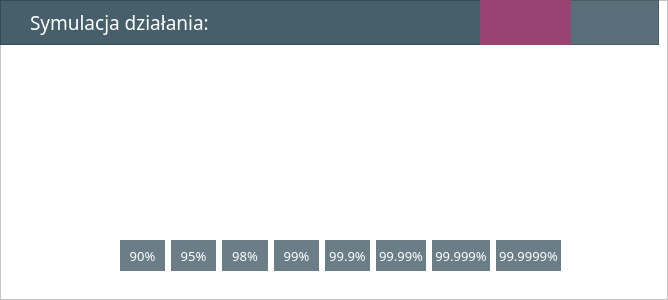
         <widget class="QFrame" name="frame_6">
          <property name="sizePolicy">
           <sizepolicy hsizetype="Fixed" vsizetype="Fixed">
            <horstretch>0</horstretch>
            <verstretch>0</verstretch>
           </sizepolicy>
          </property>
          <property name="minimumSize">
           <size>
            <width>659</width>
            <height>300</height>
           </size>
          </property>
          <property name="styleSheet">
           <string notr="true">background-color: rgb(255,255,255);</string>
          </property>
          <property name="frameShape">
           <enum>QFrame::StyledPanel</enum>
          </property>
          <property name="frameShadow">
           <enum>QFrame::Raised</enum>
          </property>
          <widget class="QFrame" name="frame_9">
           <property name="geometry">
            <rect>
             <x>0</x>
             <y>0</y>
             <width>659</width>
             <height>45</height>
            </rect>
           </property>
           <property name="styleSheet">
            <string notr="true">background-color: rgb(71,95,107);</string>
           </property>
           <property name="frameShape">
            <enum>QFrame::StyledPanel</enum>
           </property>
           <property name="frameShadow">
            <enum>QFrame::Raised</enum>
           </property>
           <widget class="QLabel" name="label_21">
            <property name="geometry">
             <rect>
              <x>30</x>
              <y>2</y>
              <width>201</width>
              <height>41</height>
             </rect>
            </property>
            <property name="font">
             <font>
              <family>Athiti</family>
              <pointsize>14</pointsize>
             </font>
            </property>
            <property name="styleSheet">
             <string notr="true">color: rgb(255,255,255);</string>
            </property>
            <property name="text">
             <string>Symulacja działania:</string>
            </property>
           </widget>
           <widget class="QPushButton" name="startDrawing">
            <property name="geometry">
             <rect>
              <x>571</x>
              <y>0</y>
              <width>91</width>
              <height>45</height>
             </rect>
            </property>
            <property name="styleSheet">
             <string notr="true">background-color: rgba(255,255,255,0.1);
border: none;</string>
            </property>
            <property name="text">
             <string/>
            </property>
            <property name="icon">
             <iconset resource="icons.qrc">
              <normaloff>:/menuItems/play-button.png</normaloff>:/menuItems/play-button.png</iconset>
            </property>
            <property name="iconSize">
             <size>
              <width>30</width>
              <height>30</height>
             </size>
            </property>
            <property name="flat">
             <bool>true</bool>
            </property>
           </widget>
           <widget class="QPushButton" name="nextYear">
            <property name="geometry">
             <rect>
              <x>480</x>
              <y>0</y>
              <width>91</width>
              <height>45</height>
             </rect>
            </property>
            <property name="styleSheet">
             <string notr="true">border: none;
background-color: rgb(153,67,114);</string>
            </property>
            <property name="text">
             <string/>
            </property>
            <property name="icon">
             <iconset resource="icons.qrc">
              <normaloff>:/menuItems/next-page.png</normaloff>:/menuItems/next-page.png</iconset>
            </property>
            <property name="iconSize">
             <size>
              <width>30</width>
              <height>30</height>
             </size>
            </property>
            <property name="flat">
             <bool>true</bool>
            </property>
           </widget>
          </widget>
          <widget class="QGroupBox" name="slaLavelsGB">
           <property name="geometry">
            <rect>
             <x>20</x>
             <y>210</y>
             <width>621</width>
             <height>80</height>
            </rect>
           </property>
           <property name="styleSheet">
            <string notr="true">border: none;</string>
           </property>
           <property name="title">
            <string/>
           </property>
           <property name="flat">
            <bool>false</bool>
           </property>
           <widget class="QWidget" name="layoutWidget">
            <property name="geometry">
             <rect>
              <x>100</x>
              <y>30</y>
              <width>441</width>
              <height>31</height>
             </rect>
            </property>
            <layout class="QHBoxLayout" name="slaLevels">
             <item>
              <widget class="QLabel" name="sla1">
               <property name="font">
                <font>
                 <family>Athiti</family>
                 <pointsize>10</pointsize>
                </font>
               </property>
               <property name="styleSheet">
                <string notr="true">background-color:rgb(107,126,136);
padding: 3px;
color: rgb(255,255,255);</string>
               </property>
               <property name="text">
                <string>90%</string>
               </property>
               <property name="alignment">
                <set>Qt::AlignCenter</set>
               </property>
              </widget>
             </item>
             <item>
              <widget class="QLabel" name="sla2">
               <property name="font">
                <font>
                 <family>Athiti</family>
                 <pointsize>10</pointsize>
                </font>
               </property>
               <property name="styleSheet">
                <string notr="true">background-color:rgb(107,126,136);
padding: 3px;
color: rgb(255,255,255);</string>
               </property>
               <property name="text">
                <string>95%</string>
               </property>
               <property name="alignment">
                <set>Qt::AlignCenter</set>
               </property>
              </widget>
             </item>
             <item>
              <widget class="QLabel" name="sla3">
               <property name="font">
                <font>
                 <family>Athiti</family>
                 <pointsize>10</pointsize>
                </font>
               </property>
               <property name="styleSheet">
                <string notr="true">background-color:rgb(107,126,136);
padding: 3px;
color: rgb(255,255,255);</string>
               </property>
               <property name="text">
                <string>98%</string>
               </property>
               <property name="alignment">
                <set>Qt::AlignCenter</set>
               </property>
              </widget>
             </item>
             <item>
              <widget class="QLabel" name="sla4">
               <property name="font">
                <font>
                 <family>Athiti</family>
                 <pointsize>10</pointsize>
                </font>
               </property>
               <property name="styleSheet">
                <string notr="true">background-color:rgb(107,126,136);
padding: 3px;
color: rgb(255,255,255);</string>
               </property>
               <property name="text">
                <string>99%</string>
               </property>
               <property name="alignment">
                <set>Qt::AlignCenter</set>
               </property>
              </widget>
             </item>
             <item>
              <widget class="QLabel" name="sla5">
               <property name="font">
                <font>
                 <family>Athiti</family>
                 <pointsize>10</pointsize>
                </font>
               </property>
               <property name="styleSheet">
                <string notr="true">background-color:rgb(107,126,136);
padding: 3px;
color: rgb(255,255,255);</string>
               </property>
               <property name="text">
                <string>99.9%</string>
               </property>
               <property name="alignment">
                <set>Qt::AlignCenter</set>
               </property>
              </widget>
             </item>
             <item>
              <widget class="QLabel" name="sla6">
               <property name="font">
                <font>
                 <family>Athiti</family>
                 <pointsize>10</pointsize>
                </font>
               </property>
               <property name="styleSheet">
                <string notr="true">background-color:rgb(107,126,136);
padding: 3px;
color: rgb(255,255,255);</string>
               </property>
               <property name="text">
                <string>99.99%</string>
               </property>
               <property name="alignment">
                <set>Qt::AlignCenter</set>
               </property>
              </widget>
             </item>
             <item>
              <widget class="QLabel" name="sla7">
               <property name="font">
                <font>
                 <family>Athiti</family>
                 <pointsize>10</pointsize>
                </font>
               </property>
               <property name="styleSheet">
                <string notr="true">background-color:rgb(107,126,136);
padding: 3px;
color: rgb(255,255,255);</string>
               </property>
               <property name="text">
                <string>99.999%</string>
               </property>
               <property name="alignment">
                <set>Qt::AlignCenter</set>
               </property>
              </widget>
             </item>
             <item>
              <widget class="QLabel" name="sla8">
               <property name="font">
                <font>
                 <family>Athiti</family>
                 <pointsize>10</pointsize>
                </font>
               </property>
               <property name="styleSheet">
                <string notr="true">background-color:rgb(107,126,136);
padding: 3px;
color: rgb(255,255,255);</string>
               </property>
               <property name="text">
                <string>99.9999%</string>
               </property>
               <property name="alignment">
                <set>Qt::AlignCenter</set>
               </property>
              </widget>
             </item>
            </layout>
           </widget>
          </widget>
          <widget class="QGroupBox" name="plotBox">
           <property name="geometry">
            <rect>
             <x>20</x>
             <y>60</y>
             <width>621</width>
             <height>171</height>
            </rect>
           </property>
           <property name="styleSheet">
            <string notr="true">border: none;</string>
           </property>
           <property name="title">
            <string/>
           </property>
           <layout class="QGridLayout" name="gridLayout_2"/>
          </widget>
         </widget>
